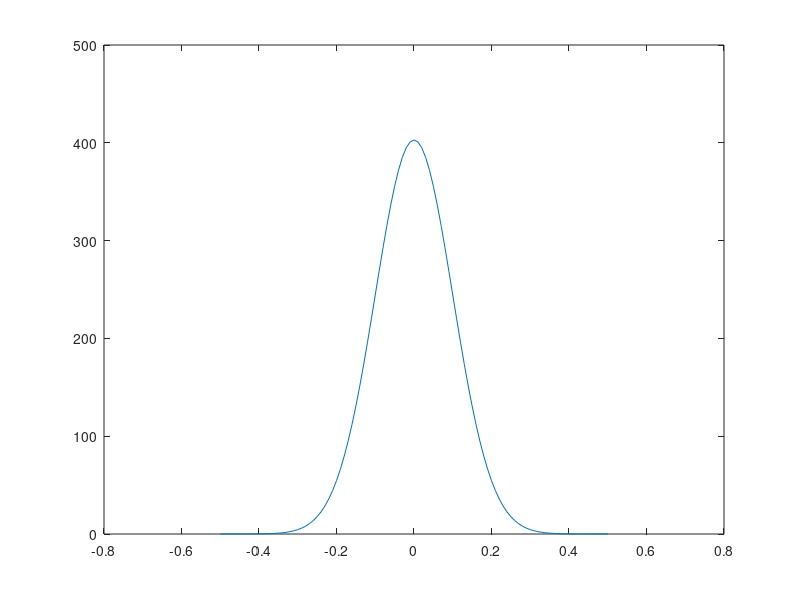

The MATLAB script that drew this image:

clear all
close all

u=0;
std=0.1;


x=-std*5:0.01:std*5;

y= 1./sqrt(2*pi)/std.*exp(-(x-u).^2/2/std.^2);

y=y*length(x);
plot(x,y)
